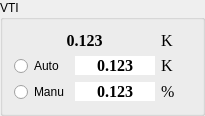
           <widget class="QGroupBox" name="groupBox_2">
            <property name="minimumSize">
             <size>
              <width>0</width>
              <height>0</height>
             </size>
            </property>
            <property name="title">
             <string>VTI</string>
            </property>
            <layout class="QVBoxLayout" name="verticalLayout_4">
             <item>
              <layout class="QHBoxLayout" name="horizontalLayout_16">
               <item>
                <widget class="QLabel" name="lb_vti_temp">
                 <property name="sizePolicy">
                  <sizepolicy hsizetype="Preferred" vsizetype="Fixed">
                   <horstretch>0</horstretch>
                   <verstretch>0</verstretch>
                  </sizepolicy>
                 </property>
                 <property name="minimumSize">
                  <size>
                   <width>80</width>
                   <height>0</height>
                  </size>
                 </property>
                 <property name="maximumSize">
                  <size>
                   <width>1000</width>
                   <height>16777215</height>
                  </size>
                 </property>
                 <property name="font">
                  <font>
                   <family>Times New Roman</family>
                   <pointsize>12</pointsize>
                   <bold>true</bold>
                  </font>
                 </property>
                 <property name="styleSheet">
                  <string notr="true"/>
                 </property>
                 <property name="text">
                  <string>0.123</string>
                 </property>
                 <property name="alignment">
                  <set>Qt::AlignCenter</set>
                 </property>
                </widget>
               </item>
               <item>
                <widget class="QLabel" name="label1_30">
                 <property name="sizePolicy">
                  <sizepolicy hsizetype="Fixed" vsizetype="Fixed">
                   <horstretch>0</horstretch>
                   <verstretch>0</verstretch>
                  </sizepolicy>
                 </property>
                 <property name="minimumSize">
                  <size>
                   <width>30</width>
                   <height>0</height>
                  </size>
                 </property>
                 <property name="maximumSize">
                  <size>
                   <width>30</width>
                   <height>16777215</height>
                  </size>
                 </property>
                 <property name="font">
                  <font>
                   <family>Times New Roman</family>
                   <pointsize>12</pointsize>
                  </font>
                 </property>
                 <property name="text">
                  <string>K</string>
                 </property>
                </widget>
               </item>
              </layout>
             </item>
             <item>
              <layout class="QHBoxLayout" name="horizontalLayout_17">
               <item>
                <widget class="QRadioButton" name="rb_itc_heater_on_2">
                 <property name="minimumSize">
                  <size>
                   <width>55</width>
                   <height>0</height>
                  </size>
                 </property>
                 <property name="maximumSize">
                  <size>
                   <width>55</width>
                   <height>16777215</height>
                  </size>
                 </property>
                 <property name="text">
                  <string>Auto</string>
                 </property>
                </widget>
               </item>
               <item>
                <widget class="QLabel" name="lb_vti_temp_goal">
                 <property name="sizePolicy">
                  <sizepolicy hsizetype="Fixed" vsizetype="Fixed">
                   <horstretch>0</horstretch>
                   <verstretch>0</verstretch>
                  </sizepolicy>
                 </property>
                 <property name="minimumSize">
                  <size>
                   <width>80</width>
                   <height>0</height>
                  </size>
                 </property>
                 <property name="maximumSize">
                  <size>
                   <width>10000</width>
                   <height>16777215</height>
                  </size>
                 </property>
                 <property name="font">
                  <font>
                   <family>Times New Roman</family>
                   <pointsize>12</pointsize>
                   <bold>true</bold>
                  </font>
                 </property>
                 <property name="styleSheet">
                  <string notr="true">background-color: rgb(255, 255, 255);</string>
                 </property>
                 <property name="text">
                  <string>0.123</string>
                 </property>
                 <property name="alignment">
                  <set>Qt::AlignCenter</set>
                 </property>
                </widget>
               </item>
               <item>
                <widget class="QLabel" name="label1_29">
                 <property name="sizePolicy">
                  <sizepolicy hsizetype="Fixed" vsizetype="Fixed">
                   <horstretch>0</horstretch>
                   <verstretch>0</verstretch>
                  </sizepolicy>
                 </property>
                 <property name="minimumSize">
                  <size>
                   <width>30</width>
                   <height>0</height>
                  </size>
                 </property>
                 <property name="maximumSize">
                  <size>
                   <width>30</width>
                   <height>16777215</height>
                  </size>
                 </property>
                 <property name="font">
                  <font>
                   <family>Times New Roman</family>
                   <pointsize>12</pointsize>
                  </font>
                 </property>
                 <property name="text">
                  <string>K</string>
                 </property>
                </widget>
               </item>
              </layout>
             </item>
             <item>
              <layout class="QHBoxLayout" name="horizontalLayout_15">
               <item>
                <widget class="QRadioButton" name="rb_itc_heater_off_2">
                 <property name="minimumSize">
                  <size>
                   <width>55</width>
                   <height>0</height>
                  </size>
                 </property>
                 <property name="maximumSize">
                  <size>
                   <width>55</width>
                   <height>16777215</height>
                  </size>
                 </property>
                 <property name="text">
                  <string>Manu</string>
                 </property>
                </widget>
               </item>
               <item>
                <widget class="QLabel" name="lb_vti_heater">
                 <property name="sizePolicy">
                  <sizepolicy hsizetype="Fixed" vsizetype="Fixed">
                   <horstretch>0</horstretch>
                   <verstretch>0</verstretch>
                  </sizepolicy>
                 </property>
                 <property name="minimumSize">
                  <size>
                   <width>80</width>
                   <height>0</height>
                  </size>
                 </property>
                 <property name="maximumSize">
                  <size>
                   <width>10000</width>
                   <height>16777215</height>
                  </size>
                 </property>
                 <property name="font">
                  <font>
                   <family>Times New Roman</family>
                   <pointsize>12</pointsize>
                   <bold>true</bold>
                  </font>
                 </property>
                 <property name="styleSheet">
                  <string notr="true">background-color: rgb(255, 255, 255);</string>
                 </property>
                 <property name="text">
                  <string>0.123</string>
                 </property>
                 <property name="alignment">
                  <set>Qt::AlignCenter</set>
                 </property>
                </widget>
               </item>
               <item>
                <widget class="QLabel" name="label1_27">
                 <property name="sizePolicy">
                  <sizepolicy hsizetype="Fixed" vsizetype="Fixed">
                   <horstretch>0</horstretch>
                   <verstretch>0</verstretch>
                  </sizepolicy>
                 </property>
                 <property name="minimumSize">
                  <size>
                   <width>30</width>
                   <height>0</height>
                  </size>
                 </property>
                 <property name="maximumSize">
                  <size>
                   <width>30</width>
                   <height>16777215</height>
                  </size>
                 </property>
                 <property name="font">
                  <font>
                   <family>Times New Roman</family>
                   <pointsize>12</pointsize>
                  </font>
                 </property>
                 <property name="text">
                  <string>%</string>
                 </property>
                </widget>
               </item>
              </layout>
             </item>
            </layout>
           </widget>
